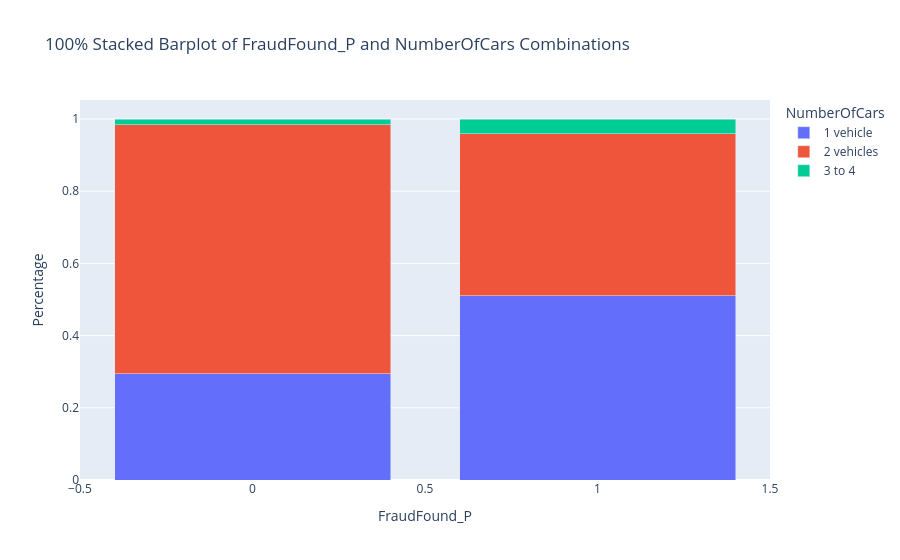

Notebook code cell kept with this figure:
### Markdown cell above
-> `Deductible` & `NumberOfCars` & `Days_Policy_Accident`

### Code cell
plot_two_categorical(collision_change,'FraudFound_P', 'NumberOfCars', 'stacked_barplot')
# 주소를 이전한 대상 중, 보험사기인 사고의 경우 여러대가 아닌 한 대를 갖고 있는 피보험사들의 비율이 더 높다

### Figure 1 — Plotly figure (JSON) as saved in the notebook; plotly's stock layout.template omitted (floating-point values rounded to 4 significant figures)
{"data": [{"hovertemplate": "NumberOfCars=1 vehicle<br>FraudFound_P=%{x}<br>Percentage=%{y}<extra></extra>", "legendgroup": "1 vehicle", "marker": {"color": "#636efa", "pattern": {"shape": ""}}, "name": "1 vehicle", "orientation": "v", "showlegend": true, "textposition": "auto", "type": "bar", "x": [0, 1], "xaxis": "x", "y": [0.2946, 0.5102], "yaxis": "y"}, {"hovertemplate": "NumberOfCars=2 vehicles<br>FraudFound_P=%{x}<br>Percentage=%{y}<extra></extra>", "legendgroup": "2 vehicles", "marker": {"color": "#EF553B", "pattern": {"shape": ""}}, "name": "2 vehicles", "orientation": "v", "showlegend": true, "textposition": "auto", "type": "bar", "x": [0, 1], "xaxis": "x", "y": [0.6892, 0.449], "yaxis": "y"}, {"hovertemplate": "NumberOfCars=3 to 4<br>FraudFound_P=%{x}<br>Percentage=%{y}<extra></extra>", "legendgroup": "3 to 4", "marker": {"color": "#00cc96", "pattern": {"shape": ""}}, "name": "3 to 4", "orientation": "v", "showlegend": true, "textposition": "auto", "type": "bar", "x": [0, 1], "xaxis": "x", "y": [0.01622, 0.04082], "yaxis": "y"}], "layout": {"barmode": "stack", "legend": {"title": {"text": "NumberOfCars"}, "tracegroupgap": 0}, "title": {"text": "100% Stacked Barplot of FraudFound_P and NumberOfCars Combinations"}, "xaxis": {"anchor": "y", "domain": [0, 1], "title": {"text": "FraudFound_P"}}, "yaxis": {"anchor": "x", "domain": [0, 1], "title": {"text": "Percentage"}}}}
